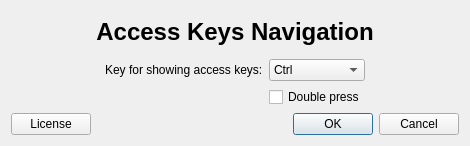
<?xml version="1.0" encoding="UTF-8"?>
<ui version="4.0">
 <class>AKN_Settings</class>
 <widget class="QDialog" name="AKN_Settings">
  <property name="geometry">
   <rect>
    <x>0</x>
    <y>0</y>
    <width>470</width>
    <height>146</height>
   </rect>
  </property>
  <property name="windowTitle">
   <string>Access Keys Navigation</string>
  </property>
  <layout class="QGridLayout" name="gridLayout_2">
   <item row="0" column="0" colspan="2">
    <widget class="QLabel" name="label">
     <property name="text">
      <string>&lt;h1&gt;Access Keys Navigation&lt;/h1&gt;</string>
     </property>
     <property name="alignment">
      <set>Qt::AlignCenter</set>
     </property>
    </widget>
   </item>
   <item row="1" column="0" colspan="2">
    <layout class="QGridLayout" name="gridLayout">
     <item row="0" column="2">
      <widget class="QComboBox" name="key">
       <item>
        <property name="text">
         <string>Ctrl</string>
        </property>
       </item>
       <item>
        <property name="text">
         <string>Alt</string>
        </property>
       </item>
       <item>
        <property name="text">
         <string>Shift</string>
        </property>
       </item>
      </widget>
     </item>
     <item row="1" column="2">
      <widget class="QCheckBox" name="doubleClick">
       <property name="text">
        <string>Double press</string>
       </property>
      </widget>
     </item>
     <item row="0" column="1">
      <widget class="QLabel" name="label_2">
       <property name="text">
        <string>Key for showing access keys:</string>
       </property>
      </widget>
     </item>
     <item row="0" column="0">
      <spacer name="horizontalSpacer">
       <property name="orientation">
        <enum>Qt::Horizontal</enum>
       </property>
       <property name="sizeHint" stdset="0">
        <size>
         <width>40</width>
         <height>20</height>
        </size>
       </property>
      </spacer>
     </item>
     <item row="0" column="3">
      <spacer name="horizontalSpacer_2">
       <property name="orientation">
        <enum>Qt::Horizontal</enum>
       </property>
       <property name="sizeHint" stdset="0">
        <size>
         <width>40</width>
         <height>20</height>
        </size>
       </property>
      </spacer>
     </item>
    </layout>
   </item>
   <item row="2" column="1">
    <widget class="QDialogButtonBox" name="buttonBox">
     <property name="orientation">
      <enum>Qt::Horizontal</enum>
     </property>
     <property name="standardButtons">
      <set>QDialogButtonBox::Cancel|QDialogButtonBox::Ok</set>
     </property>
    </widget>
   </item>
   <item row="2" column="0">
    <widget class="QPushButton" name="licence">
     <property name="text">
      <string>License</string>
     </property>
    </widget>
   </item>
  </layout>
 </widget>
 <resources/>
 <connections>
  <connection>
   <sender>buttonBox</sender>
   <signal>accepted()</signal>
   <receiver>AKN_Settings</receiver>
   <slot>accept()</slot>
   <hints>
    <hint type="sourcelabel">
     <x>248</x>
     <y>254</y>
    </hint>
    <hint type="destinationlabel">
     <x>157</x>
     <y>274</y>
    </hint>
   </hints>
  </connection>
  <connection>
   <sender>buttonBox</sender>
   <signal>rejected()</signal>
   <receiver>AKN_Settings</receiver>
   <slot>reject()</slot>
   <hints>
    <hint type="sourcelabel">
     <x>316</x>
     <y>260</y>
    </hint>
    <hint type="destinationlabel">
     <x>286</x>
     <y>274</y>
    </hint>
   </hints>
  </connection>
 </connections>
</ui>
